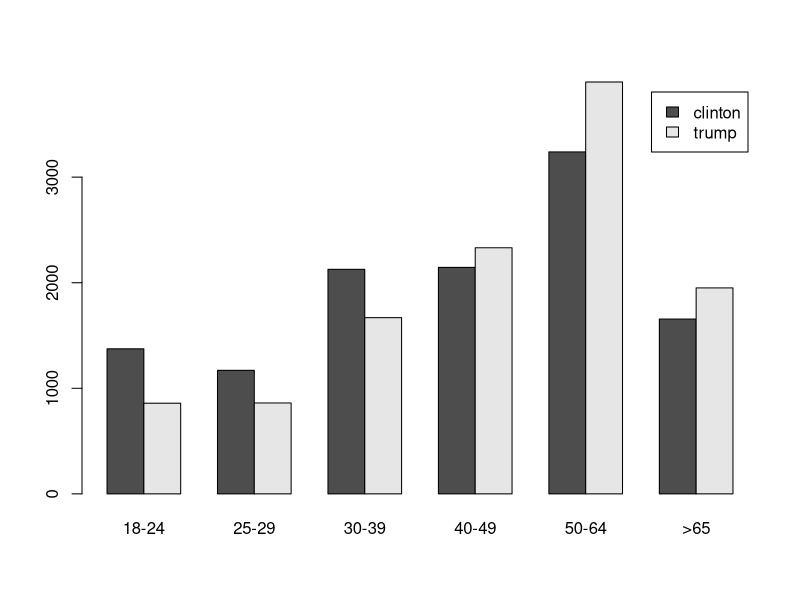
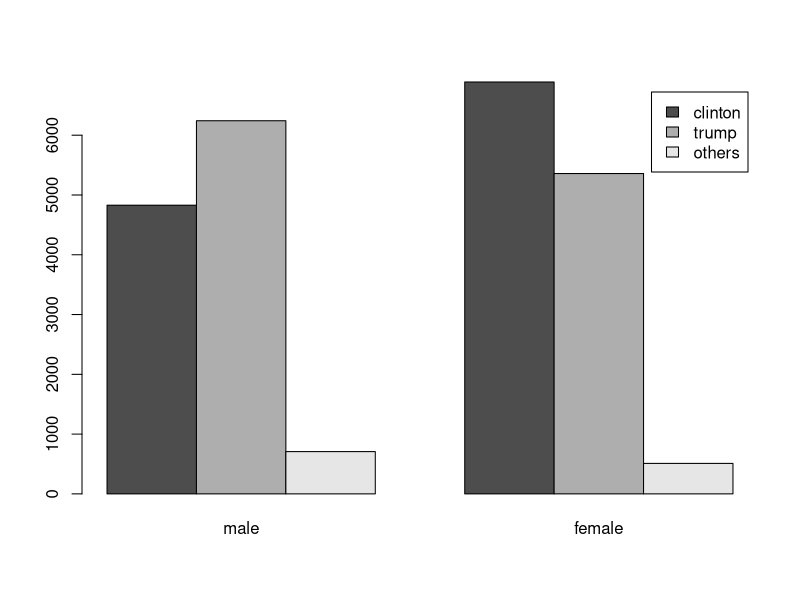

The R source for these figures, in order:
## ---- chunk 1
knitr::opts_chunk$set(echo = TRUE)
## ---- chunk 2
clinton = c(1374,1170,2127,2145,3239,1656)
trump = c(859,861,1669,2331,3901,1951)
elect16= rbind(clinton,trump)
dimnames(elect16) = list(candidate = c("clinton","trump"), 
                         agegp = c("18-24","25-29","30-39",
                                   "40-49","50-64",">65"))
barplot(elect16, beside=T, legend=T)
## ---- chunk 3
chisq.test(elect16)
## ---- chunk 4
gender <- matrix(c(4829,6242,707,6890,5359,510), byrow = T, ncol = 3)
dimnames(gender) = list(gender = c("male","female"), 
                        candidate = c("clinton","trump","others"))
barplot(t(gender), beside=T, legend=T)
## ---- chunk 5
gender <- matrix(c(4829,6242,707,6890,5359,510), byrow = T, ncol = 3)
dimnames(gender) = list(gender = c("male","female"), 
                        candidate = c("clinton","trump","others"))
prop.table(gender, 1)
chisq.test(gender)
